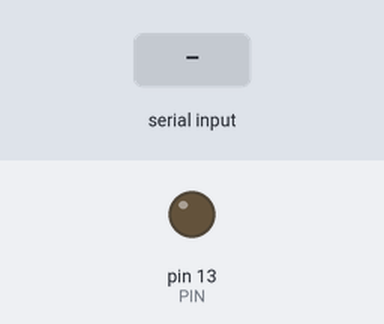
Recording of a sketch running on a simulated Arduino Nano, built with avr-gcc and run on an emulated ATmega328P. Parts: output pins drawn as LEDs (lit = HIGH). The test bench sets the inputs (shaded band). What the sketch prints to the serial monitor is not drawn.

Above: at 1.2 s.
1.3 s: "A" received over Serial
At 1.9 s:
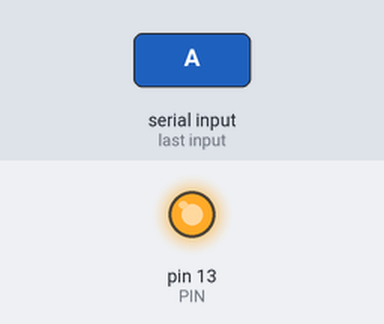
2.8 s: "1" received over Serial
At 5.4 s:
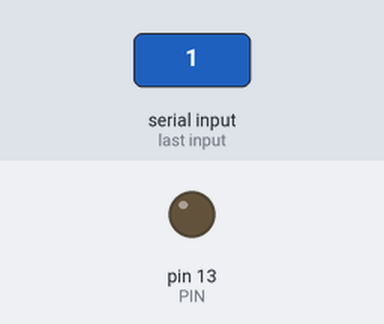
Timing chart, 0 to 6.9 s (numbered marks = the images above; inputs shaded):
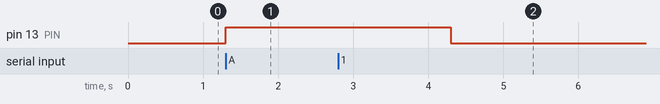

The sketch:

hc-08_test.ino
```cpp
// (licence header left out)
#include <SoftwareSerial.h>
SoftwareSerial mySerial(0, 1); // RX, TX
#define PIN 13

void setup() {
  pinMode(13,OUTPUT);
  Serial.begin(9600);
}

void loop() {
  if(Serial.available() > 0) {
    char data;
    data = Serial.read();
    Serial.write(Serial.read());
      switch (data)
      {
        case 'A':
          digitalWrite(13, HIGH);
          delay(3000);
           break;

        default:
        digitalWrite(13,LOW);
      }

  }

}
```

Measured:
- after the input at 1.3 s, pin 13 (PIN): LOW → HIGH at once
- after the input at 2.8 s, pin 13 (PIN): HIGH → LOW after 1.5 s
